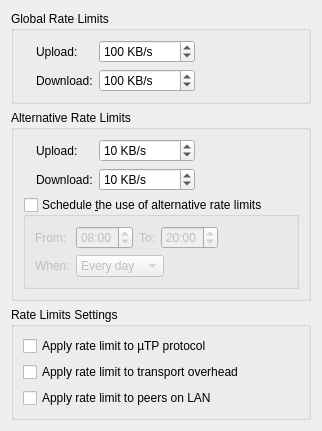
          <widget class="QWidget" name="scrollAreaWidgetContents_9">
           <property name="geometry">
            <rect>
             <x>0</x>
             <y>0</y>
             <width>302</width>
             <height>408</height>
            </rect>
           </property>
           <layout class="QVBoxLayout" name="verticalLayout_5">
            <item>
             <widget class="QGroupBox" name="rateLimitBox">
              <property name="title">
               <string>Global Rate Limits</string>
              </property>
              <layout class="QGridLayout" name="rateLimitBoxLayout">
               <item row="0" column="2">
                <widget class="QSpinBox" name="spinUploadLimit">
                 <property name="specialValueText">
                  <string>∞</string>
                 </property>
                 <property name="suffix">
                  <string> KB/s</string>
                 </property>
                 <property name="maximum">
                  <number>2000000</number>
                 </property>
                 <property name="value">
                  <number>100</number>
                 </property>
                </widget>
               </item>
               <item row="1" column="2">
                <widget class="QSpinBox" name="spinDownloadLimit">
                 <property name="specialValueText">
                  <string>∞</string>
                 </property>
                 <property name="suffix">
                  <string> KB/s</string>
                 </property>
                 <property name="maximum">
                  <number>2000000</number>
                 </property>
                 <property name="value">
                  <number>100</number>
                 </property>
                </widget>
               </item>
               <item row="0" column="0" rowspan="2">
                <widget class="QLabel" name="labelGlobalRate"/>
               </item>
               <item row="0" column="3">
                <spacer name="horizontalSpacer">
                 <property name="orientation">
                  <enum>Qt::Horizontal</enum>
                 </property>
                 <property name="sizeHint" stdset="0">
                  <size>
                   <width>40</width>
                   <height>20</height>
                  </size>
                 </property>
                </spacer>
               </item>
               <item row="0" column="1">
                <widget class="QLabel" name="label_10">
                 <property name="text">
                  <string>Upload:</string>
                 </property>
                </widget>
               </item>
               <item row="1" column="1">
                <widget class="QLabel" name="label_11">
                 <property name="text">
                  <string>Download:</string>
                 </property>
                </widget>
               </item>
              </layout>
             </widget>
            </item>
            <item>
             <widget class="QGroupBox" name="altRateLimitBox">
              <property name="title">
               <string>Alternative Rate Limits</string>
              </property>
              <layout class="QGridLayout" name="gridLayout_6">
               <item row="1" column="2">
                <widget class="QSpinBox" name="spinDownloadLimitAlt">
                 <property name="specialValueText">
                  <string>∞</string>
                 </property>
                 <property name="suffix">
                  <string> KB/s</string>
                 </property>
                 <property name="maximum">
                  <number>2000000</number>
                 </property>
                 <property name="value">
                  <number>10</number>
                 </property>
                </widget>
               </item>
               <item row="0" column="0" rowspan="2">
                <widget class="QLabel" name="labelAltRate"/>
               </item>
               <item row="2" column="0" colspan="4">
                <widget class="QGroupBox" name="groupBoxSchedule">
                 <property name="title">
                  <string>Schedule &amp;the use of alternative rate limits</string>
                 </property>
                 <property name="checkable">
                  <bool>true</bool>
                 </property>
                 <property name="checked">
                  <bool>false</bool>
                 </property>
                 <layout class="QGridLayout" name="gridLayout_7">
                  <item row="0" column="0">
                   <widget class="QLabel" name="label_6">
                    <property name="toolTip">
                     <string>Start time</string>
                    </property>
                    <property name="text">
                     <string comment="From start time">From:</string>
                    </property>
                   </widget>
                  </item>
                  <item row="0" column="3">
                   <widget class="QTimeEdit" name="timeEditScheduleTo">
                    <property name="wrapping">
                     <bool>true</bool>
                    </property>
                    <property name="displayFormat">
                     <string notr="true">hh:mm</string>
                    </property>
                    <property name="time">
                     <time>
                      <hour>20</hour>
                      <minute>0</minute>
                      <second>0</second>
                     </time>
                    </property>
                   </widget>
                  </item>
                  <item row="0" column="2">
                   <widget class="QLabel" name="label_17">
                    <property name="toolTip">
                     <string>End time</string>
                    </property>
                    <property name="text">
                     <string comment="To end time">To:</string>
                    </property>
                   </widget>
                  </item>
                  <item row="0" column="1">
                   <widget class="QTimeEdit" name="timeEditScheduleFrom">
                    <property name="wrapping">
                     <bool>true</bool>
                    </property>
                    <property name="displayFormat">
                     <string notr="true">hh:mm</string>
                    </property>
                    <property name="calendarPopup">
                     <bool>false</bool>
                    </property>
                    <property name="time">
                     <time>
                      <hour>8</hour>
                      <minute>0</minute>
                      <second>0</second>
                     </time>
                    </property>
                   </widget>
                  </item>
                  <item row="1" column="0">
                   <widget class="QLabel" name="label_18">
                    <property name="text">
                     <string>When:</string>
                    </property>
                   </widget>
                  </item>
                  <item row="1" column="1" colspan="3">
                   <widget class="QComboBox" name="comboBoxScheduleDays">
                    <property name="sizePolicy">
                     <sizepolicy hsizetype="Fixed" vsizetype="Fixed">
                      <horstretch>0</horstretch>
                      <verstretch>0</verstretch>
                     </sizepolicy>
                    </property>
                    <item>
                     <property name="text">
                      <string>Every day</string>
                     </property>
                    </item>
                    <item>
                     <property name="text">
                      <string>Weekdays</string>
                     </property>
                    </item>
                    <item>
                     <property name="text">
                      <string>Weekends</string>
                     </property>
                    </item>
                   </widget>
                  </item>
                  <item row="0" column="4">
                   <spacer name="horizontalSpacer_8">
                    <property name="orientation">
                     <enum>Qt::Horizontal</enum>
                    </property>
                    <property name="sizeHint" stdset="0">
                     <size>
                      <width>40</width>
                      <height>20</height>
                     </size>
                    </property>
                   </spacer>
                  </item>
                 </layout>
                </widget>
               </item>
               <item row="0" column="2">
                <widget class="QSpinBox" name="spinUploadLimitAlt">
                 <property name="specialValueText">
                  <string>∞</string>
                 </property>
                 <property name="suffix">
                  <string> KB/s</string>
                 </property>
                 <property name="maximum">
                  <number>2000000</number>
                 </property>
                 <property name="value">
                  <number>10</number>
                 </property>
                </widget>
               </item>
               <item row="0" column="3">
                <spacer name="horizontalSpacer_5">
                 <property name="orientation">
                  <enum>Qt::Horizontal</enum>
                 </property>
                 <property name="sizeHint" stdset="0">
                  <size>
                   <width>40</width>
                   <height>20</height>
                  </size>
                 </property>
                </spacer>
               </item>
               <item row="0" column="1">
                <widget class="QLabel" name="label_13">
                 <property name="text">
                  <string>Upload:</string>
                 </property>
                </widget>
               </item>
               <item row="1" column="1">
                <widget class="QLabel" name="label_14">
                 <property name="text">
                  <string>Download:</string>
                 </property>
                </widget>
               </item>
              </layout>
             </widget>
            </item>
            <item>
             <widget class="QGroupBox" name="rateLimitsGroupBox">
              <property name="title">
               <string>Rate Limits Settings</string>
              </property>
              <layout class="QVBoxLayout" name="verticalLayout_30">
               <item>
                <widget class="QCheckBox" name="checkLimituTPConnections">
                 <property name="text">
                  <string>Apply rate limit to µTP protocol</string>
                 </property>
                </widget>
               </item>
               <item>
                <widget class="QCheckBox" name="checkLimitTransportOverhead">
                 <property name="text">
                  <string>Apply rate limit to transport overhead</string>
                 </property>
                </widget>
               </item>
               <item>
                <widget class="QCheckBox" name="checkLimitLocalPeerRate">
                 <property name="text">
                  <string>Apply rate limit to peers on LAN</string>
                 </property>
                </widget>
               </item>
              </layout>
             </widget>
            </item>
            <item>
             <spacer name="verticalSpacer_2">
              <property name="orientation">
               <enum>Qt::Vertical</enum>
              </property>
              <property name="sizeHint" stdset="0">
               <size>
                <width>20</width>
                <height>40</height>
               </size>
              </property>
             </spacer>
            </item>
           </layout>
          </widget>
